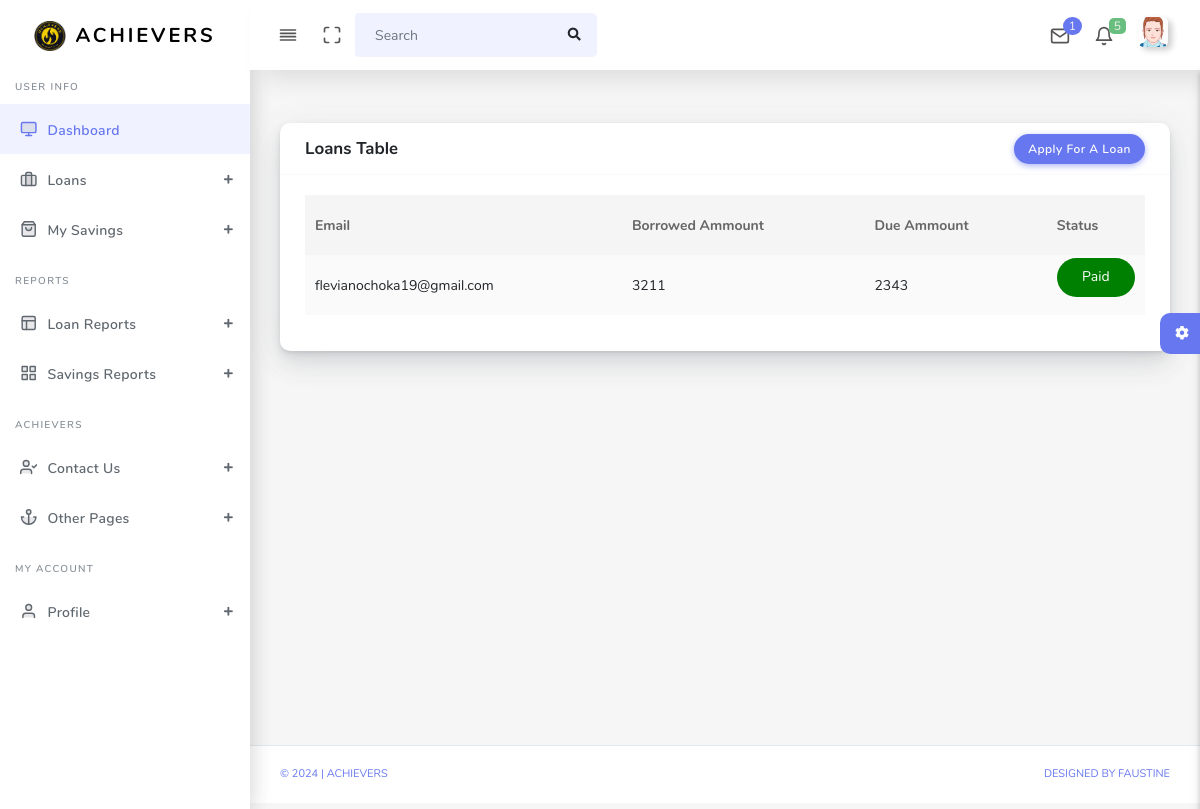
The page /member/all_loans.php (signed in) on the database its author committed.
### tables this page shows
CREATE TABLE `system_info` (
  `id` int(30) NOT NULL,
  `name` text NOT NULL,
  `shortName` text NOT NULL,
  `logoURL` text DEFAULT 'uploads/avatars/Image_not_available.png',
  `phone` text NOT NULL,
  `address` text NOT NULL,
  `systemEmail` text NOT NULL
);

CREATE TABLE `loans` (
    `id` INT AUTO_INCREMENT PRIMARY KEY,
    `defaulter_email` varchar(255),
    `loanAmmount` BIGINT,
    `dueAmmount` BIGINT,
    `status` VARCHAR(20) DEFAULT 'Pending'
);

### member/all_loans.php (the view, shortened to what this page needs)
<?php
  include "dbConn.php";
  $system_address=$system_email=$system_logo=$system_phone=$system_name="";
  $user_email=$_SESSION['mail'];
  $query="select * from system_info";
  $res=mysqli_query($conn,$query);
  $ret=mysqli_fetch_array($res);
    if($ret>0){
      $system_name=$ret['shortName'];
      $system_logo=$ret['logoURL'];
    }
    else{
    echo "<script>alert('Querying system info encountered a problem!');</script>";
    }
  ?>
<?php
  if(strlen($_SESSION['user_name'])==0)
    {
  header('location:login.php');
  }
  else{ ?>
<!DOCTYPE html>
<html lang="en">
<head>
  <link rel="stylesheet" href="assets/css/app.min.css">
  <link rel="stylesheet" href="assets/css/style.css">
  <link rel="stylesheet" href="assets/css/form.css">
  <link rel="stylesheet" href="assets/css/components.css">
  <link rel="stylesheet" href="assets/css/custom.css">
</head>
<?php include 'inc/sideNav.php';?>
<body>
  <div id="app">
    <div class="main-wrapper main-wrapper-1">
      <div class="navbar-bg"></div>
      <?php include 'inc/topNav.php'; ?>
      <?php include 'inc/sideNav.php';?>
      <div class="main-content">
        <section class="section">
          <div class="section-body">
            <div class="row">
              <div class="col-12">
                <div class="card">
                  <div class="card-header">
                    <h4>Loans Table</h4>
                    <div class="card-header-action">
                      <a href="apply_loan.php?q=applyloan?page=loan_application" class="btn btn-primary">Apply For A Loan</a>
                    </div>
                  </div>
                  <div class="card-body">
                    <div class="table-responsive">
                      <table class="table table-striped table-hover" id="tableExport" style="width:100%;">
                        <thead>
                          <tr>
                            <th>Email</th>
                            <th>Borrowed Ammount</th>
                            <th>Due Ammount</th>
                            <th>Status</th>
                          </tr>
                        </thead>
                        <tbody>
                          <tr>
                            <?php
                                $query = mysqli_query($conn, "select * from loans where defaulter_email='$user_email' ");
                                  while ($resu = mysqli_fetch_array($query)) {
                                  ?>
                                  <td><?php echo $resu['defaulter_email'] ?></td>
                                  <td><?php echo $resu['loanAmmount'] ?></td>
                                  <td><?php echo $resu['dueAmmount'] ?></td>
                                  <td>
                                    <?php
                                      if($resu['status'] == 'Pending'){
                                        echo '
                                        <p style="border-radius: 2em; padding: .4em;  text-align:center;  color:white; text-decoration:none; background:orange;" >'.$resu['status'].'</p>
                                        ';
                                      }
                                      elseif($resu['status'] == 'Paid'){
                                        echo '
                                        <p style="border-radius: 2em; text-align:center; padding: .4em; color:white; text-decoration:none; background:green;">'.$resu['status'].'</p>
                                        ';
                                      }
                                    ?>
                                  </td>
                                  </tr>
                                  <?php $count++;
                              }
                            ?>
                        </tbody>
                      </table>
                    </div>
                  </div>
                </div>
              </div>
            </div>
          </div>
        </section>
        <?php include 'inc/settings.php'; ?>
      </div>
            <?php include 'inc/footer.php';?>
    </div>
  </div>
</body>
</html>
<?php } ?>

### member/inc/sideNav.php (shortened to what this page needs)
<div class="main-sidebar sidebar-style-2">
        <aside id="sidebar-wrapper">
          <div class="sidebar-brand">
            <a href="index.php?page=homepage%33for=<?php echo $system_name; ?>/%current_user<?php echo $_SESSION['user_name']; ?>"> <img alt="image" src="<?php echo $system_logo; ?>" class="header-logo" /> <span
              class="logo-name"><?php echo $system_name; ?></span>
            </a>
          </div>
          <ul class="sidebar-menu">
            <li class="menu-header">User Info</li>
            <li class="dropdown active">
              <a href="index.php?page=homepage%33for=<?php echo $system_name; ?>/%current_user<?php echo $_SESSION['user_name']; ?>" class="nav-link"><i data-feather="monitor"></i><span>Dashboard</span></a>
            </li>
            <li class="dropdown">
              <a href="#" class="menu-toggle nav-link has-dropdown"><i
                  data-feather="briefcase"></i><span>Loans</span></a>
            </li>
            <li class="dropdown">
              <a href="#" class="menu-toggle nav-link has-dropdown"><i data-feather="shopping-bag"></i><span>My Savings</span></a>
            </li>
            <li class="menu-header">Reports</li>
            <li class="dropdown">
              <a href="#" class="menu-toggle nav-link has-dropdown"><i data-feather="layout"></i><span>Loan Reports</span></a>
            </li>
            <li class="dropdown">
              <a href="#" class="menu-toggle nav-link has-dropdown"><i data-feather="grid"></i><span>Savings Reports</span></a>
            </li>
            <li class="menu-header"><?php echo $system_name ?></li>
            <li class="dropdown">
              <a href="#" class="menu-toggle nav-link has-dropdown"><i
                  data-feather="user-check"></i><span>Contact Us</span></a>
            </li>
            <li class="dropdown">
              <a href="#" class="menu-toggle nav-link has-dropdown"><i data-feather="anchor"></i><span>Other
                  Pages</span></a>
            </li>
            <li class="menu-header">My Account </li>
            <li class="dropdown">
              <a href="profile.php" class="menu-toggle nav-link has-dropdown"><i
                  data-feather="user"></i><span>Profile</span></a>
            </li>
          </ul>
        </aside>
      </div>

### rows shown on the page
system_info: logoURL (picture), shortName "ACHIEVERS"
loans: defaulter_email "flevianochoka19@gmail.com", loanAmmount "3211", dueAmmount "2343", status "Paid"

### other values the page prints
$qr "1"
$qrr "5"
